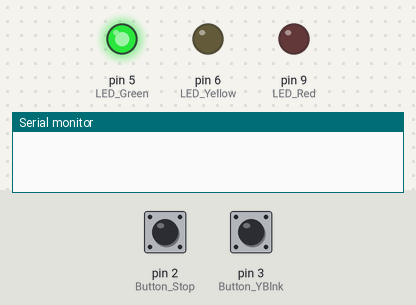
Bench run of a sketch on a simulated Arduino Uno, built with avr-gcc and run on an emulated ATmega328P. Parts: output pins drawn as LEDs (lit = HIGH), the last lines printed to the serial monitor. Dashed ring = blinking. The inputs (shaded band) are chosen by the test bench; at power-on: pin 2 (Button_Stop) LOW, pin 3 (Button_YBlnk) LOW.

Above: at 1.2 s.
1.3 s: pin 2 (Button_Stop) pulled HIGH for 0.15 s
At 4.3 s:
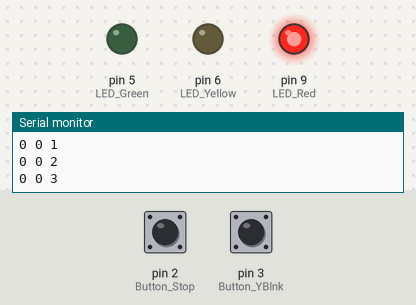
4.4 s: pin 3 (Button_YBlnk) pulled HIGH for 3.2 s
At 6.25 s:
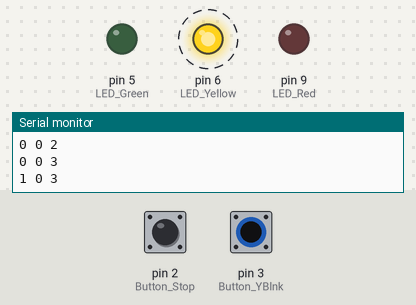
12.6 s: pin 3 (Button_YBlnk) pulled HIGH for 1 s
At 14.4 s:
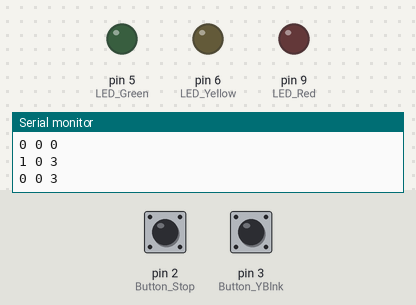
Timing chart, 0 to 16.0 s (numbered marks = the images above; inputs shaded):
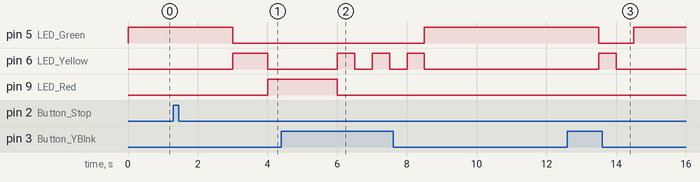

Measured:
- after the input at 1.3 s, pin 5 (LED_Green): HIGH → LOW after 1.7 s; pin 6 (LED_Yellow): LOW → HIGH after 1.7 s, → LOW 1.0 s later; pin 9 (LED_Red): LOW → HIGH after 2.7 s
- after the input at 4.4 s, pin 5 (LED_Green): LOW → HIGH after 4.1 s instead of 1.6 s; pin 6 (LED_Yellow): alternates HIGH for 0.50 s and LOW for 0.50 s, 6 changes in all, then stays LOW, starting after 1.6 s
- after the input at 12.6 s, pin 5 (LED_Green): HIGH → LOW after 0.90 s, → HIGH 1.0 s later; pin 6 (LED_Yellow): LOW → HIGH after 0.90 s, → LOW 0.50 s later

The sketch:

TrafficLightsArduino.ino
```cpp
/*
Write by Techn0man1ac, special to
https://www.robo.house/
2021
*/
#define Button_Stop 2 // Stop Cars
#define Button_YBlnk 3  // Yellow blink mode
#define LED_Green 5   // Support PWM
#define LED_Yellow 6  // Support PWM
#define LED_Red 9     // Support PWM

bool enable = false; // need to start timer

unsigned long previousMillis = 0;
word interval = 0; //instead of delay()

byte mode = 0;

/*
Modes:
Green Led on      -> 0;
Yellow led on     -> 1;
Red led on        -> 2;
All off, green on -> 3;
Yellow blink      -> 4.
*/

word wait[5]{1500, 1000, 2000, 5000, 500};

/*
Wait on ms:
wait[0] -> Green led light time;
wait[1] -> Yellow led light time;
wait[2] -> Red led light time;
wait[3] -> Red->Green time;
wait[4] -> Time blink.
*/

void setup() {
  Serial.begin(115200);
  pinMode(Button_Stop, INPUT);
  pinMode(Button_YBlnk, INPUT);
  pinMode(LED_Green, OUTPUT);
  pinMode(LED_Yellow, OUTPUT);
  pinMode(LED_Red, OUTPUT);
  colorSet(0); // Need to start
}

void loop() {
bool btnStpState = digitalRead(Button_Stop);
bool btnYBlnkState = digitalRead(Button_YBlnk);

if(btnYBlnkState == HIGH){ //Hight priority button
  enable = true;
  mode = 4;
  }else if(btnStpState == HIGH && enable == false){ // if button stop press
    enable = true;
    mode = 0;
  }

unsigned long currentMillis = millis();

if (currentMillis - previousMillis >= interval && enable == true) {
  previousMillis = currentMillis;

  mode = colorSet(mode);
  Serial.println(String(btnYBlnkState) + " " + String(btnStpState) + " " + String(mode));
  }

}

int colorSet(byte clr){
interval = wait[clr];

switch (clr){ //Color,final state machine
  case 0:
  digitalWrite(LED_Green, HIGH);
  digitalWrite(LED_Yellow, LOW);
  digitalWrite(LED_Red, LOW);

  clr = 1;
		break;

  case 1:
  digitalWrite(LED_Green, LOW);
  digitalWrite(LED_Yellow, HIGH);
  digitalWrite(LED_Red, LOW);

  clr = 2;
		break;

  case 2:
  digitalWrite(LED_Green, LOW);
  digitalWrite(LED_Yellow,LOW);
  digitalWrite(LED_Red, HIGH);

  clr = 3;
		break;

  case 3:
  digitalWrite(LED_Green, HIGH);
  digitalWrite(LED_Yellow, LOW);
  digitalWrite(LED_Red, LOW);

  enable = false;
  clr = 0;
		break;

  case 4:
  digitalWrite(LED_Green, LOW);
  digitalWrite(LED_Yellow, !digitalRead(LED_Yellow));
  digitalWrite(LED_Red, LOW);

  clr = 3;
		break;

  default:
  return -1; // some wrong
  break;
  }

  return clr;
}
```
